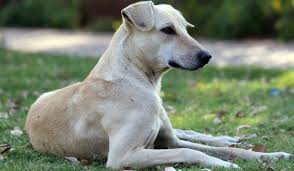
#> input picture Computer_Vision/dog.jpg, 294 x 171 px
$ jupyter execute 'Sobel_Canny_Laplacian(Lab2).ipynb'   (older library calls are emulated)
#> lines starting #> are read from the running program, lines starting #| are printed output that depends on the picture; after the words box and inside, x2 and y2 are one past the last pixel; in counts of white or black regions, pixels touching at a corner belong together
[cell 1]
#Write a program to compute the first-order gradients of an image in the x
#and y directions using Sobel filters. Combine the gradients to visualize
#edges.

[cell 2]
import cv2
import numpy as np
import matplotlib.pyplot as plt

# Load the image
image_path = "dog.jpg"
img_bgr = cv2.imread(image_path)
#> img_bgr is the input picture: shape (171, 294, 3); mean B, G, R 112.7, 130.9, 119.9

# Check if the image is loaded
if img_bgr is None:
    print("Error: Unable to load the image. Please check the path.")
else:
    # Convert the image to grayscale
    img_gray = cv2.cvtColor(img_bgr, cv2.COLOR_BGR2GRAY)
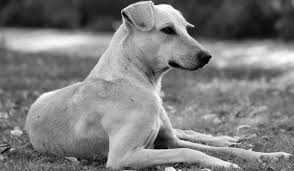
#> img_gray: shape (171, 294); min 0, max 254, mean 125.5

    # Compute gradients in x and y directions using Sobel filter
    sobel_x = cv2.Sobel(img_gray, ddepth=cv2.CV_64F, dx=1, dy=0, ksize=3)  # Gradient in x
    sobel_y = cv2.Sobel(img_gray, ddepth=cv2.CV_64F, dx=0, dy=1, ksize=3)  # Gradient in y
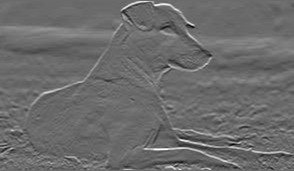
#> sobel_y: shape (171, 294) float64; min -631, max 864, mean 2.3; drawn with min black and max white

    # Combine gradients to visualize edges (gradient magnitude)
    gradient_magnitude = cv2.magnitude(sobel_x, sobel_y)

    # Normalize to an 8-bit image for visualization
    sobel_x = cv2.convertScaleAbs(sobel_x)
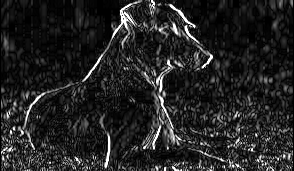
#> sobel_x: shape (171, 294); min 0, max 255, mean 35.5
    sobel_y = cv2.convertScaleAbs(sobel_y)
    gradient_magnitude = cv2.convertScaleAbs(gradient_magnitude)
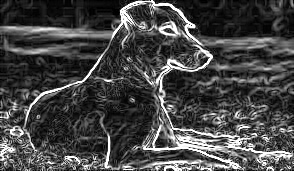
#> gradient_magnitude: shape (171, 294); min 0, max 255, mean 70

    # Plot the original image, gradients, and combined edges
    plt.figure(figsize=(15, 5))

    plt.subplot(1, 4, 1)
    plt.imshow(img_gray, cmap='gray')
    plt.title("Original Grayscale Image")
    plt.axis("off")

    plt.subplot(1, 4, 2)
    plt.imshow(sobel_x, cmap='gray')
    plt.title("Sobel X (Horizontal Edges)")
    plt.axis("off")

    plt.subplot(1, 4, 3)
    plt.imshow(sobel_y, cmap='gray')
    plt.title("Sobel Y (Vertical Edges)")
    plt.axis("off")

    plt.subplot(1, 4, 4)
    plt.imshow(gradient_magnitude, cmap='gray')
    plt.title("Gradient Magnitude (Combined Edges)")
    plt.axis("off")

    plt.tight_layout()
    plt.show()

[cell 3]
#Modify the program to include edge thresholding (e.g., keeping gradients
#above a certain value).

[cell 4]
import cv2
import numpy as np
import matplotlib.pyplot as plt

# Load the image
image_path = "dog.jpg"
img_bgr = cv2.imread(image_path)

# Check if the image is loaded
if img_bgr is None:
    print("Error: Unable to load the image. Please check the path.")
else:
    # Convert the image to grayscale
    img_gray = cv2.cvtColor(img_bgr, cv2.COLOR_BGR2GRAY)

    # Compute gradients in x and y directions using Sobel filter
    sobel_x = cv2.Sobel(img_gray, ddepth=cv2.CV_64F, dx=1, dy=0, ksize=3)  # Gradient in x
    sobel_y = cv2.Sobel(img_gray, ddepth=cv2.CV_64F, dx=0, dy=1, ksize=3)  # Gradient in y

    # Combine gradients to visualize edges (gradient magnitude)
    gradient_magnitude = cv2.magnitude(sobel_x, sobel_y)

    # Normalize gradients to an 8-bit image
    gradient_magnitude = cv2.convertScaleAbs(gradient_magnitude)

    # Apply thresholding to keep only strong edges
    threshold_value = 100  # Set the threshold value
    _, thresholded_edges = cv2.threshold(gradient_magnitude, threshold_value, 255, cv2.THRESH_BINARY)
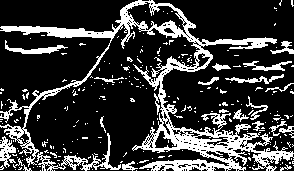
#> thresholded_edges: shape (171, 294); 22.3% white; 247 white regions (226 under 20 px), largest, box (x1, y1, x2, y2) and area: (0, 0, 294, 171) 7824, (35, 133, 121, 171) 600, (5, 40, 68, 54) 276

    # Plot the original image, gradients, and thresholded edges
    plt.figure(figsize=(15, 5))

    plt.subplot(1, 3, 1)
    plt.imshow(img_gray, cmap='gray')
    plt.title("Original Grayscale Image")
    plt.axis("off")

    plt.subplot(1, 3, 2)
    plt.imshow(gradient_magnitude, cmap='gray')
    plt.title("Gradient Magnitude (All Edges)")
    plt.axis("off")

    plt.subplot(1, 3, 3)
    plt.imshow(thresholded_edges, cmap='gray')
    plt.title(f"Thresholded Edges (Threshold={threshold_value})")
    plt.axis("off")

    plt.tight_layout()
    plt.show()

[cell 5]
#Apply the Canny edge detection algorithm to an image and display the
#output.

[cell 6]
import cv2
import matplotlib.pyplot as plt

# Load the image
image_path = "dog.jpg"
img_bgr = cv2.imread(image_path)

# Check if the image is loaded
if img_bgr is None:
    print("Error: Unable to load the image. Please check the path.")
else:
    # Convert the image to grayscale
    img_gray = cv2.cvtColor(img_bgr, cv2.COLOR_BGR2GRAY)

    # Apply Canny edge detection
    # Parameters: lower_threshold, upper_threshold
    lower_threshold = 50
    upper_threshold = 150
    edges = cv2.Canny(img_gray, lower_threshold, upper_threshold)
#> edges: shape (171, 294); 17.3% white in thin lines or dots

    # Plot the original image and the edges
    plt.figure(figsize=(10, 5))

    plt.subplot(1, 2, 1)
    plt.imshow(cv2.cvtColor(img_bgr, cv2.COLOR_BGR2RGB))
    plt.title("Original Image")
    plt.axis("off")

    plt.subplot(1, 2, 2)
    plt.imshow(edges, cmap='gray')
    plt.title("Canny Edge Detection")
    plt.axis("off")

    plt.tight_layout()
    plt.show()

[cell 7]
#Experiment with the low and high threshold parameters of the Canny
#algorithm to observe their effects on edge detection.

[cell 8]
import cv2
import matplotlib.pyplot as plt

# Load the image
image_path = "dog.jpg"
img_bgr = cv2.imread(image_path)

# Check if the image is loaded
if img_bgr is None:
    print("Error: Unable to load the image. Please check the path.")
else:
    # Convert the image to grayscale
    img_gray = cv2.cvtColor(img_bgr, cv2.COLOR_BGR2GRAY)

    # Define different pairs of thresholds
    thresholds = [
        (30, 100),   # Low sensitivity
        (50, 150),   # Moderate sensitivity
        (100, 200),  # High sensitivity
        (150, 250)   # Very high sensitivity
    ]

    # Plot results for different thresholds
    plt.figure(figsize=(15, 10))
    plt.subplot(2, 3, 1)
    plt.imshow(cv2.cvtColor(img_bgr, cv2.COLOR_BGR2RGB))
    plt.title("Original Image")
    plt.axis("off")

    for i, (low, high) in enumerate(thresholds, start=2):
        # Apply Canny edge detection
        edges = cv2.Canny(img_gray, low, high)

        # Plot the results
        plt.subplot(2, 3, i)
        plt.imshow(edges, cmap='gray')
        plt.title(f"Low={low}, High={high}")
        plt.axis("off")
#> this loop made 4 passes
#> pass 1, `edges = cv2.Canny(img_gray, low, high)`:
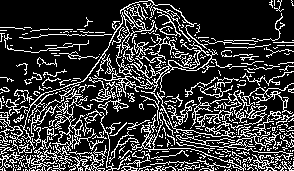
#> edges: shape (171, 294); 22.3% white in thin lines or dots

    plt.tight_layout()
    plt.show()

[cell 9]
#Compare the edges detected by Canny and Sobel methods on the same
#image.

[cell 10]
import cv2
import matplotlib.pyplot as plt

# Load the image
image_path = "dog.jpg"
img_bgr = cv2.imread(image_path)

# Check if the image is loaded
if img_bgr is None:
    print("Error: Unable to load the image. Please check the path.")
else:
    # Convert the image to grayscale
    img_gray = cv2.cvtColor(img_bgr, cv2.COLOR_BGR2GRAY)

    # Sobel Edge Detection
    sobel_x = cv2.Sobel(img_gray, cv2.CV_64F, 1, 0, ksize=3)  # Gradient in x-direction
    sobel_y = cv2.Sobel(img_gray, cv2.CV_64F, 0, 1, ksize=3)  # Gradient in y-direction
    sobel_combined = cv2.magnitude(sobel_x, sobel_y)          # Combine x and y gradients
    sobel_combined = cv2.convertScaleAbs(sobel_combined)      # Convert to 8-bit image

    # Canny Edge Detection
    canny_edges = cv2.Canny(img_gray, 50, 150)

    # Plot the results
    plt.figure(figsize=(15, 5))

    plt.subplot(1, 3, 1)
    plt.imshow(cv2.cvtColor(img_bgr, cv2.COLOR_BGR2RGB))
    plt.title("Original Image")
    plt.axis("off")

    plt.subplot(1, 3, 2)
    plt.imshow(sobel_combined, cmap='gray')
    plt.title("Sobel Edge Detection")
    plt.axis("off")

    plt.subplot(1, 3, 3)
    plt.imshow(canny_edges, cmap='gray')
    plt.title("Canny Edge Detection")
    plt.axis("off")

    plt.tight_layout()
    plt.show()
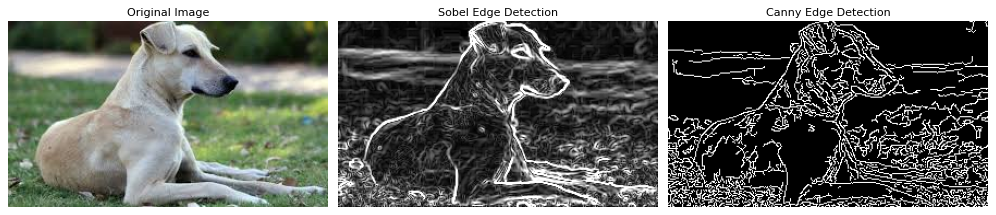
#> figure drawn by matplotlib, 3 panels

[cell 11]
#Write a program to compute second-order gradients using the Laplacian
#operator.

[cell 12]
import cv2
import matplotlib.pyplot as plt

# Load the image
image_path = "dog.jpg"
img_bgr = cv2.imread(image_path)

# Check if the image is loaded
if img_bgr is None:
    print("Error: Unable to load the image. Please check the path.")
else:
    # Convert the image to grayscale
    img_gray = cv2.cvtColor(img_bgr, cv2.COLOR_BGR2GRAY)

    # Apply the Laplacian operator
    laplacian = cv2.Laplacian(img_gray, cv2.CV_64F)  # Compute second-order gradients
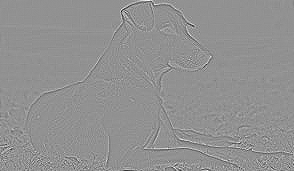
#> laplacian: shape (171, 294) float64; min -396, max 297, mean 0; drawn with min black and max white
    laplacian_abs = cv2.convertScaleAbs(laplacian)   # Convert to 8-bit image for visualization
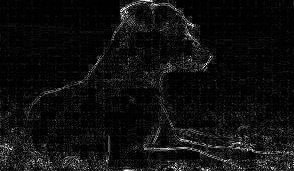
#> laplacian_abs: shape (171, 294); min 0, max 255, mean 15.5

    # Plot the results
    plt.figure(figsize=(10, 5))

    plt.subplot(1, 2, 1)
    plt.imshow(cv2.cvtColor(img_bgr, cv2.COLOR_BGR2RGB))
    plt.title("Original Image")
    plt.axis("off")

    plt.subplot(1, 2, 2)
    plt.imshow(laplacian_abs, cmap='gray')
    plt.title("Laplacian (Second-Order Gradients)")
    plt.axis("off")

    plt.tight_layout()
    plt.show()
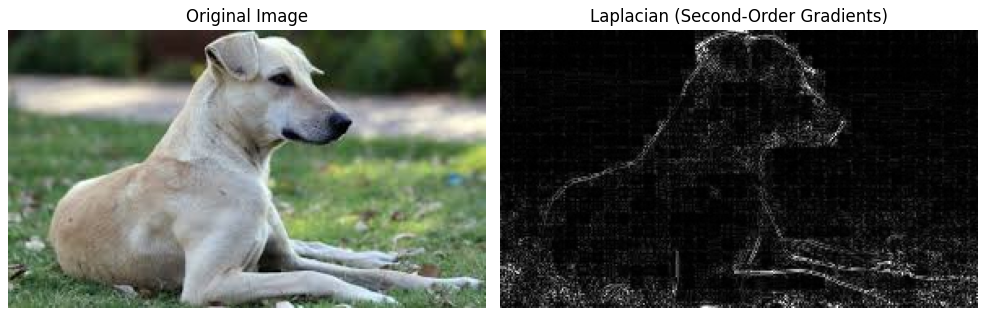
#> figure drawn by matplotlib, 2 panels
